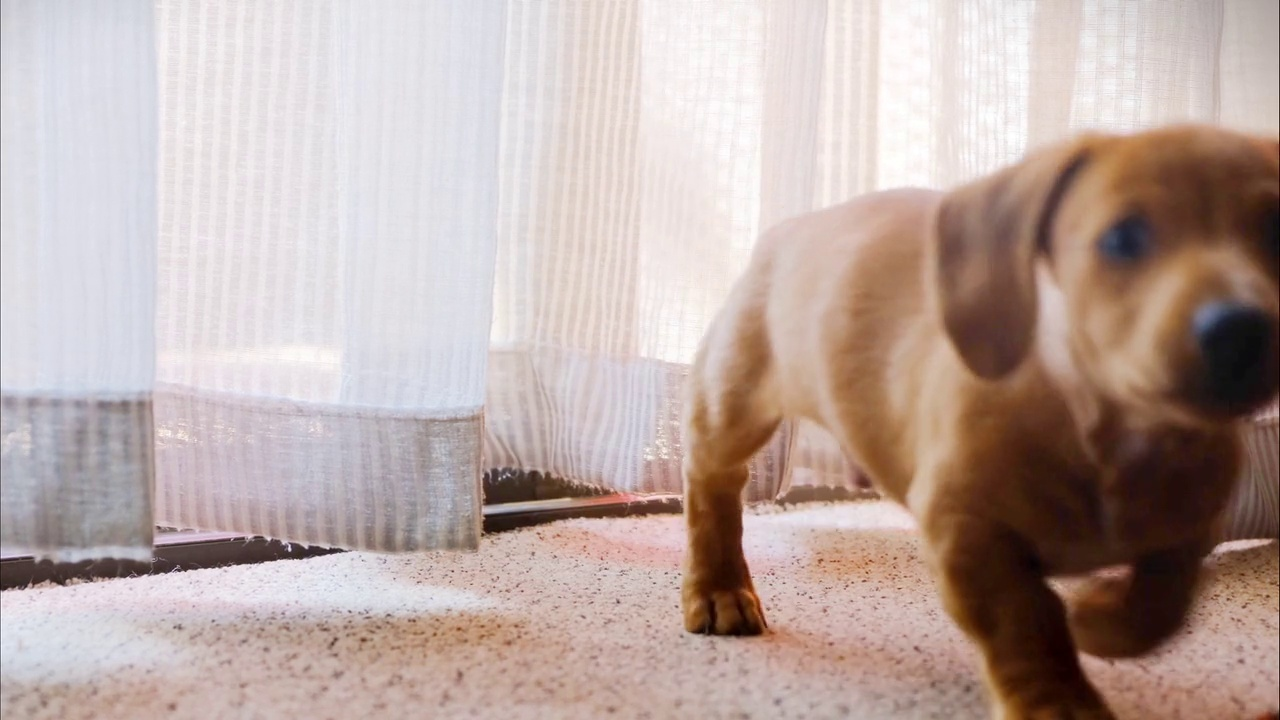
#> input picture dog.jpg, 1280 x 720 px
$ python thresolding.py
#> lines starting #> are read from the running program, lines starting #| are printed output that depends on the picture; after the words box and inside, x2 and y2 are one past the last pixel; in counts of white or black regions, pixels touching at a corner belong together
import cv2
import numpy as np
img = cv2.imread('dog.jpg',cv2.IMREAD_GRAYSCALE)
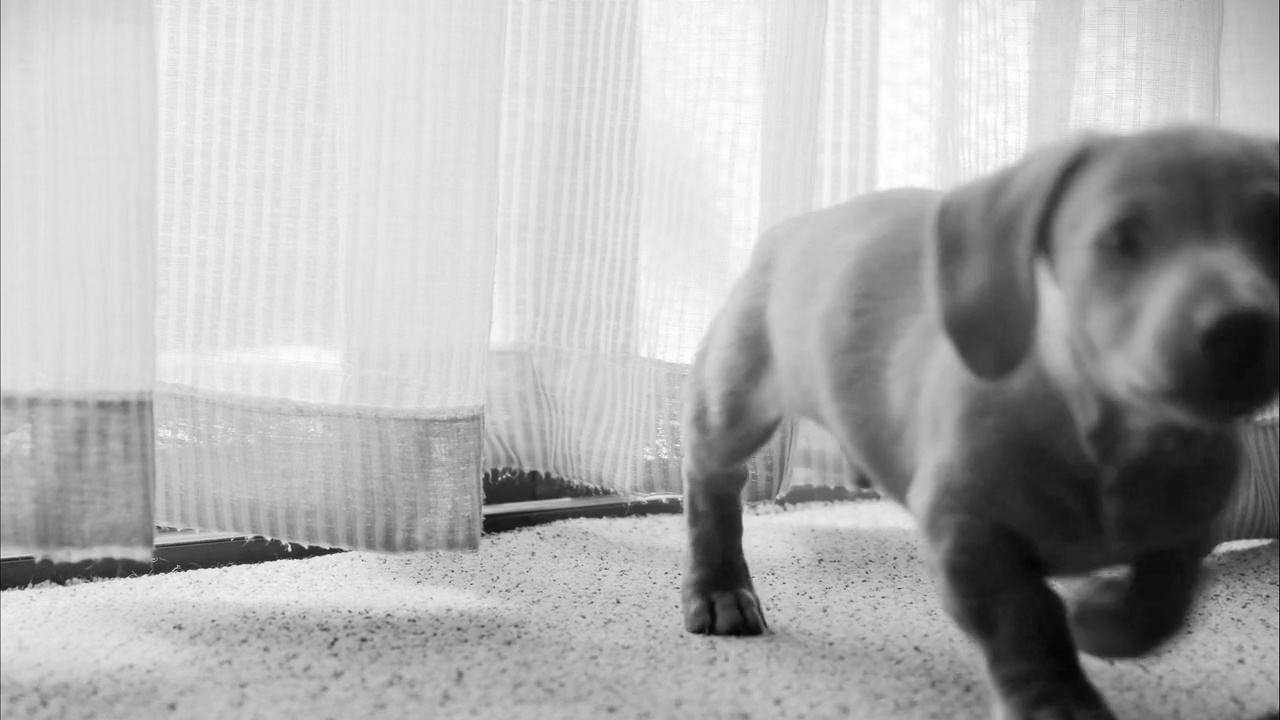
#> img: shape (720, 1280); min 1, max 255, mean 174.5


th,dst = cv2.threshold(img,100,255,cv2.THRESH_BINARY)
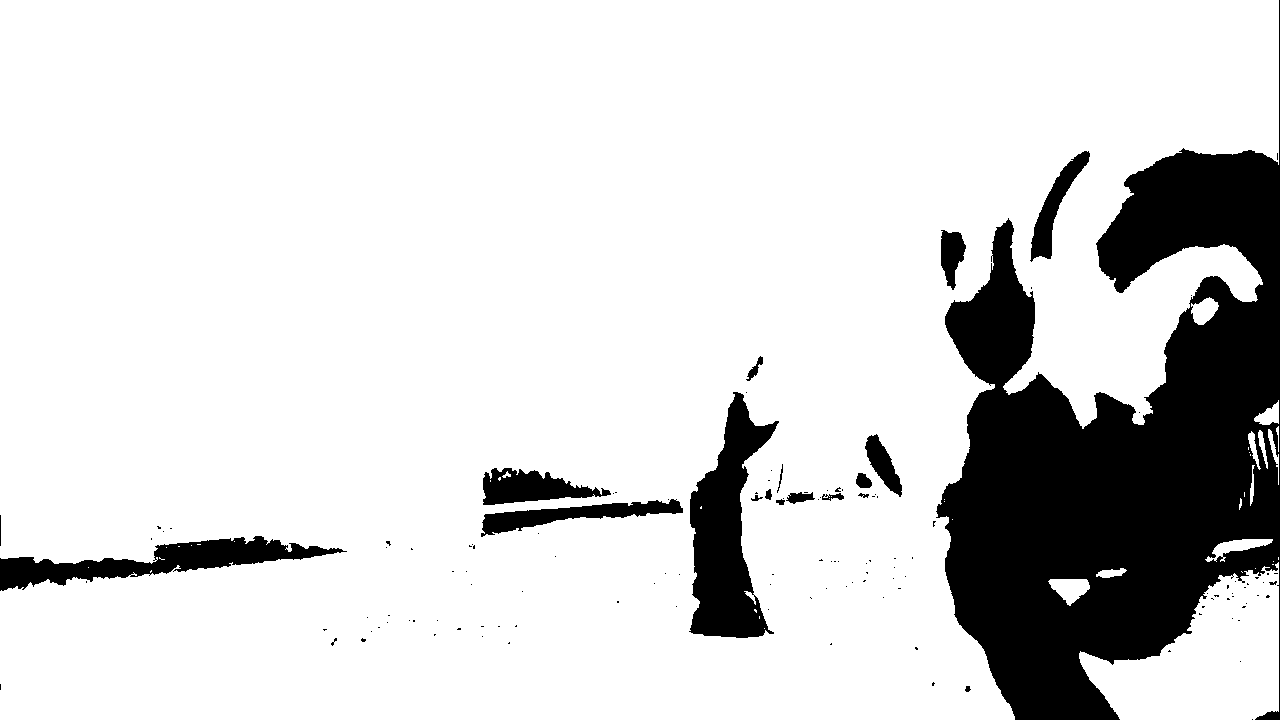
#> dst: shape (720, 1280); 84.1% white; 133 black regions (113 under 20 px), largest, box (x1, y1, x2, y2) and area: (936, 0, 1280, 720) 117209, (689, 392, 779, 638) 11362, (0, 536, 347, 591) 6953
print(th)
cv2.imshow('thresold',dst)
cv2.waitKey(0)
